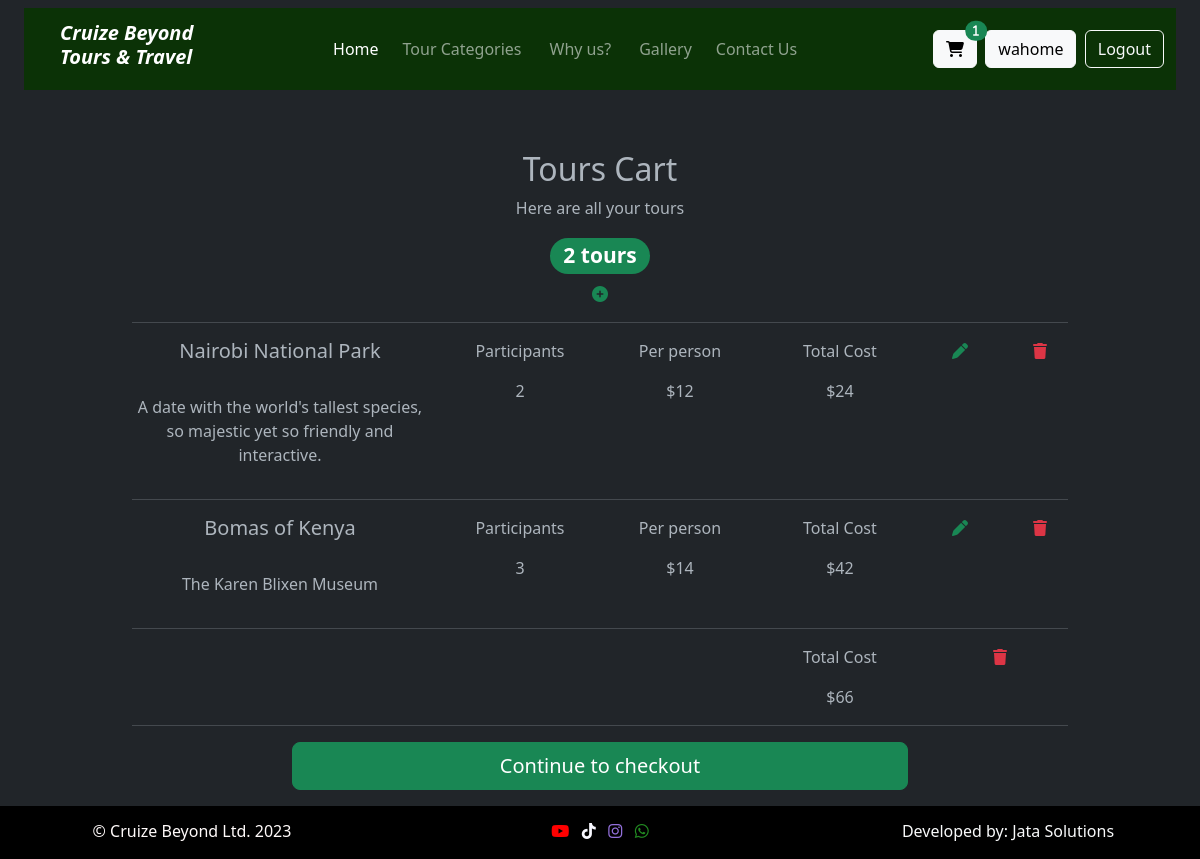
The page /cart/ (signed in) on the database as committed earlier.
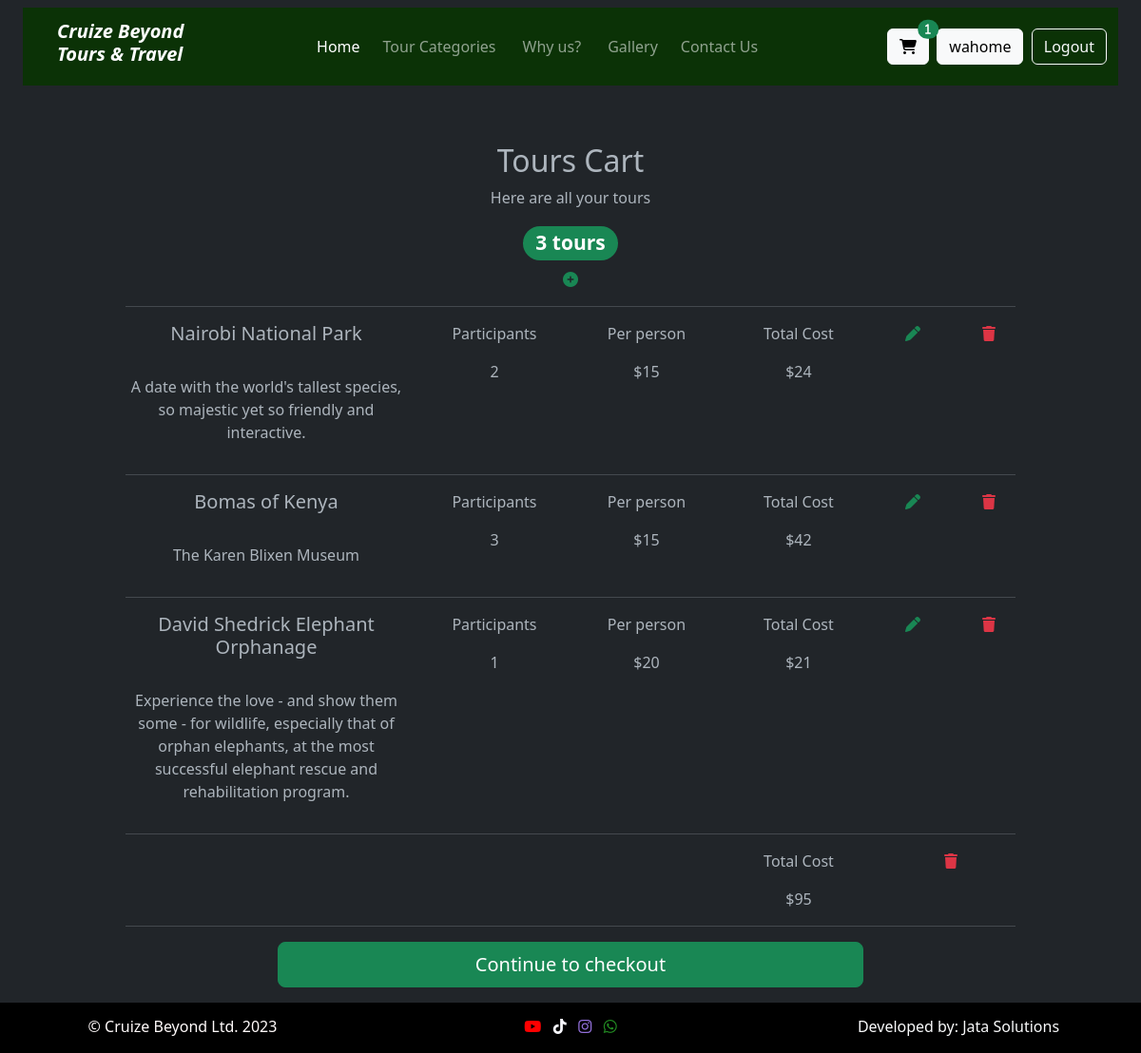
The same page on the database as committed later.
### base/models.py (models this page shows, shortened)
class User(AbstractUser):
    email = models.EmailField(unique=True)
    USERNAME_FIELD = 'email'
    REQUIRED_FIELDS = ['username']
    def __str__(self):
        return self.username

class Booking(models.Model):
    user = models.ForeignKey(User, on_delete=models.SET_NULL, null=True, related_name="booking_user")
    tour = models.ForeignKey(Destination, on_delete=models.SET_NULL,null=True, related_name="booking_tour")
    slots = models.IntegerField()
    start_date = models.DateField(blank=True, null=True)
    end_date = models.DateField(blank=True, null=True)
    tour_time = models.CharField(max_length=200, blank=True, null=True)
    date = models.DateTimeField(auto_now_add=True)
    booking_total = models.IntegerField(blank=True, null=True)  # Add this field
    discounted_total = models.IntegerField(blank=True, null=True)

class Destination(models.Model):
    categories = [
        ('Excursions', 'Excursions'),
        ('Safari Tours', 'Safari Tours'),
        ('Farm Tours', 'Farm Tours'),
        ('Hiking and Adventures Tours', 'Hiking and Adventures Tours')
    ]
    category = models.CharField(max_length=50, choices=categories)
    description = models.CharField(max_length=200, null=True)
    name = models.CharField(max_length=250, null=True)
    duration = models.IntegerField(null=True)
    amount = models.IntegerField(null=True)
    discount = models.IntegerField(blank=True, null=True)
    about = models.TextField(null=True, blank=True)
    notes = models.TextField(null=True, blank=True)
    schedule = models.TextField(null=True, blank=True)
    itinerary = models.TextField(null=True, blank=True)
    discounted_total = models.IntegerField(blank=True, null=True)
    likes = models.ManyToManyField(User, related_name="tour_like", blank="true")
    poster = models.ImageField()

### base/views.py (the view)
# urls.py: path("cart/", views.cart, name="cart"),
@login_required(login_url="signin")
def cart(request):
        tour = Destination.objects.all()
        try:
            carts = Cart.objects.get(user=request.user, cleared=False)
        except:
            carts = Cart.objects.create(user=request.user, cleared=False)
        ncart = carts.booking.count()
        print(ncart)
        cart_id = carts.id
        cart = Booking.objects.filter(booking=cart_id)
        tours = carts.booking
        tour_count = tours.count()
        total = 0
        for booking in cart:
            tour_amount = booking.tour.amount
            slots = booking.slots
            booking_total = tour_amount * slots
            total += booking_total
        context = {
            "carts" : cart,
            "counts" : tour_count,
            "total" : total,
            "id" : cart_id,
            'ncart' : ncart,
            "tour" : tour
        }
        return render(request, "cart.html", context)

### templates/cart.html (shortened to what this page needs)
{% extends 'header.html' %}
{% block content %}
{% load static %}
<div class="container min-vh-100" id="cartContainer">
  <div class="row justify-content-center text-center" id="cartHeader">
    <div class="col-sm-6">
      <h2>Tours Cart</h2>
      <p>Here are all your tours</p>
    </div>
  </div>
  {% if counts == 0 %}
  <center><p>You currently don't have any tours in your cart. Kindly book tours by going back to <a href="/#toursContainer">Home</a></p></center>
  {% else %}
  <div class="row justify-content-center text-center">
    <div class="col-sm-2">
      <h3><span class="badge bg-success rounded-pill">{{ncart}} tours</span></h3>
      <a class="link-success"><i class="fa fa-plus-circle" aria-hidden="true" data-bs-toggle="modal" data-bs-target="#exampleModal"></i><p>add new tour</p></a>
    </div>
  </div>
  <hr>
  {% for cart in carts %}
    <div class="row text-center" id="item2Container">
      <div class="col-sm-4">
        <h5>{{cart.tour.name}}</h5>
        <br>
        <p>{{cart.tour.description}}</p>
      </div>
      <div class="col-sm-2 text-center">
        <p>Participants</p>
        <p>{{cart.slots}}</p>
      </div>
      <div class="col-sm-2 text-center">
        <p>Per person</p>
        ${{cart.tour.amount}}
      </div>
      <div class="col-sm-2 text-center">
        <p>Total Cost</p>
        ${{cart.booking_total}}
      </div>
      <div class="col-sm-1 text-center">
        <a class="link-success" type="button" data-bs-toggle="modal" data-bs-target="#exampleModal{{cart.id}}" ><i class="fa-solid fa-pen"></i><p>edit</p></a>
      </div>
      <div class="col-sm-1 text-center">
        <a class="link-danger" href="{% url 'delete_tour' cart.id %} "><i class="fa-solid fa-trash"></i><p>delete</p></a>
      </div>
    </div>
    <hr>
  {% endfor %}
  <div class="row text-center" id="item5Container">
    <div class="col-sm-8">
    </div>
    <div class="col-sm-2 ">
      <p>Total Cost</p>
      ${{total}}
    </div>
    <div class="col-sm-2 ">
      <a class="link-danger" href="{% url 'delete_cart' id %}"><i class="fa-solid fa-trash"></i><p>clear cart</p></a>
    </div>
  </div>
  <hr>
  <div class="row pb-3 justify-content-center">
    <div class="col-sm-8">
      <a class="btn btn-lg btn-success d-block" role="button" href="{% url 'checkout' id %}">Continue to checkout</a>
    </div>
  </div>
  {% endif %}
</div>
{% endblock content %}

### templates/header.html (shortened to what this page needs)
<!doctype html>
{% load static %}
<html lang="en" data-bs-theme="dark">
<head>
    <link rel="stylesheet" href="https://cdn.jsdelivr.net/npm/bootstrap-icons@1.10.4/font/bootstrap-icons.css">
    <link href="https://cdn.jsdelivr.net/npm/bootstrap@5.3.0-alpha1/dist/css/bootstrap.min.css" rel="stylesheet"
>
    <link href= {% static "css/style.css" %}  rel="stylesheet">
    <link href= {% static "css/checkout.css" %} rel="stylesheet">
</head>
<body>
    <div class="" id="navContainer">
        {% include "includes/navigation.html" %}
    </div>
    {% block content%}
    {% endblock %}
</body>
<footer>
    {% include "includes/footer.html"%}

### templates/includes/navigation.html (shortened to what this page needs)
<nav class="navbar navbar-expand-sm navbar-dark fixed-top mt-2 mx-4" id="indexNavbar">
    <div class="container-fluid">
        <a class="navbar-brand me-1 ms-4" href= {% url 'home' %}>
            <h5><i><strong>Cruize Beyond <br> Tours & Travel</strong></i></h5>
        <div class="collapse navbar-collapse justify-content-center" id="navbarContent">
            <ul class="navbar-nav mb-2 mb-lg-0">
                <li class="nav-item mx-md-1">
                    <a class="nav-link active" aria-current="page" href= '/#homeContainer'>Home</a>
                </li>
                <li class="nav-item mx-md-1">
                    <a class="nav-link" href="/#toursContainer">Tour Categories</a>
                </li>
                <li class="nav-item mx-md-2">
                    <a class="nav-link" href="/#aboutContainer">Why us?</a>
                </li>
                <li class="nav-item mx-md-1">
                    <a class="nav-link" href={% url 'gallery'%}>Gallery</a>
                </li>
                <li class="nav-item mx-md-1">
                    <a class="nav-link" href={% url 'contact'%}>Contact Us</a>
                </li>
            </ul>
        </div>
        <a class="btn btn-light position-relative" role="button" href={% url "cart"%}>
            <i class="fa-solid fa-cart-shopping">
                {% with cart_count=user.user_cart.count %}
                    {% if cart_count > 0 %}
                        <span class="position-absolute top-0 start-100 translate-middle badge rounded-pill bg-success">
                        {{ cart_count }}
                        </span>
                    {% endif %}
                {% endwith %}
            </i>
        {% if user.is_authenticated %}
        <button type="button" class="btn btn-light">{{user}}</button>
        <a role="button" class="btn btn-outline-light" href={% url "logout"%}>Logout</a>
        {% endif %}
    </div>
</nav>

### templates/includes/footer.html (shortened to what this page needs)
{% load static %}
<div class="" id="footerContainer">
    <div class="row text-center">
        <div class="col-sm-4 justify-content-left">
            <p>&copy; Cruize Beyond Ltd. 2023 </p>
        </div>
        <div class="col-sm-4 justify-content-center">
            <a class="link-light" href="https://www.youtube.com/@discoverieswithtonycruize3337"><i class="fa-brands fa-youtube"></i></a>
            <a class="link-light" href="https://www.tiktok.com/@tonycruizeinternational"><i class="fa-brands fa-tiktok"></i></a>
            <a class="link-light" href="https://www.instagram.com/tonycruize/"><i class="fa-brands fa-instagram"></i></a>
            <a class="link-light" href="https://wa.me/254723450755"><i class="fa-brands fa-whatsapp"></i></a>
        </div>
        <div class="col-sm-4 justify-content-right">
            <a class="link-light" href="http://jatasolutions.edenconsultants.co.ke">
                <p>Developed by: Jata Solutions</p>
            </a>
        </div>
    </div>
</div>
</body>
</html>

### static/css/style.css (style rules this page uses)
.navbar { position: fixed; margin: 20px 20px; background-color: rgba(8, 54, 0, 0.85); }
#cartHeader { padding-top: 150px; }
#tourDetailsHeader a, a { text-decoration: none !important; color: #fff; }
#footerContainer { background-color: #000000; color: #fffafa; height: auto; width: auto; padding: 13px 0 0 0; }
#footerContainer .fa-youtube { color: red; }
#footerContainer .fa-tiktok { color: ghostwhite; }
#footerContainer .fa-instagram { color: mediumpurple; }
#footerContainer .fa-whatsapp { color: forestgreen; }
#footerContainer a { text-decoration:none; }

### static/css/checkout.css (style rules this page uses)
.container { max-width: 960px; }

Rows that differ between the two databases and show on the page:
changed through a linked row, Booking "Nairobi National Park": tour.amount "12" → "15"
changed through a linked row, Booking "Bomas of Kenya": tour.amount "14" → "15"
added Booking: tour.name "David Shedrick Elephant Orphanage", tour.description "Experience the love - and show them some - for wildlife, especially that of orphan elephants, at the most successful elephant rescue and rehabilitation program.", slots "1", tour.amount "20", booking_total "21"
Other text that changed with them:
{{ ncart }}: "2" → "3"
{{ total }}: "66" → "95"
